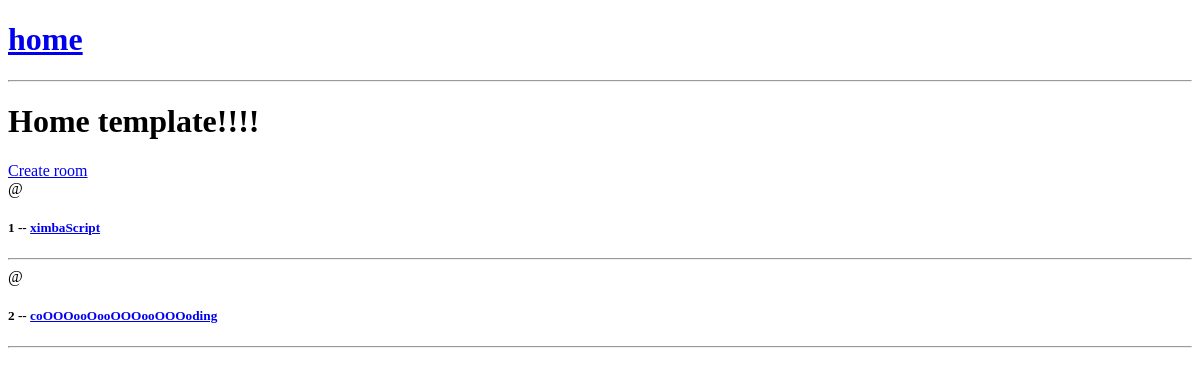
The app's page /, older data.
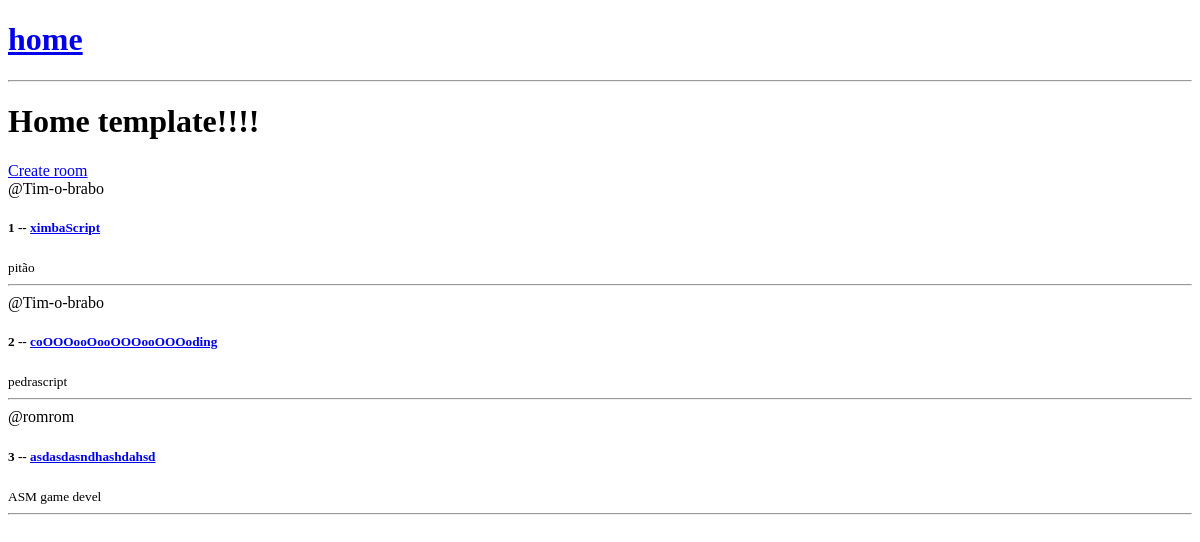
The same page, newer data.
### base/models.py (models this page shows, shortened)
class Room(models.Model):
    host = models.ForeignKey(User, on_delete=models.SET_NULL, null=True)
    topic = models.ForeignKey(Topic, on_delete=models.SET_NULL, null=True)
    name = models.CharField(max_length=200)
    description = models.TextField(null=True, blank=True)
    updated = models.DateTimeField(auto_now=True)
    created = models.DateTimeField(auto_now_add=True)

class Topic(models.Model):
    name = models.CharField(max_length=200)

### base/views.py (the view)
# urls.py: path('', views.home, name="home"),
def home(request):
    rooms = Room.objects.all()
    context = {'rooms': rooms}
    return render(request, 'base/home.html', context)

### templates/base/home.html
{% extends 'main.html' %}
{% block content %}
<h1>Home template!!!!</h1>
<div>
    <a href="{% url 'create-room'%}">Create room</a>
    <div>
        {% for room in rooms %}
            <div>
                <span>@{{room.host.username}}</span>
                <h5> {{room.id}} -- <a href="{% url 'room' room.id %}">{{room.name}}</a> </h5>
                <small>{{room.topic.name}}</small>
                <hr>
            </div>
        {% endfor %}
    </div>
</div>
{% endblock content %}

### templates/main.html (shortened to what this page needs)
<!DOCTYPE html>
<html lang="en">
<head>
</head>
<body>
    {% include 'navbar.html' %}
    {% block content %}
    {% endblock %}
</body>
</html>

### templates/navbar.html
<a href="/" >
    <h1>home</h1>
</a>
<hr>

Row changes from the older to the newer data that the page shows:
changed Room "ximbaScript": host.username (not shown) → "Tim-o-brabo"; topic.name (not shown) → "pitão"
changed Room "coOOOooOooOOOooOOOoding": host.username (not shown) → "Tim-o-brabo"; topic.name (not shown) → "pedrascript"
added Room: host.username "romrom", id "3", name "asdasdasndhashdahsd", topic.name "ASM game devel"
